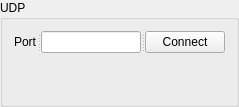
          <widget class="QGroupBox" name="groupBox_4">
           <property name="title">
            <string>UDP</string>
           </property>
           <layout class="QVBoxLayout" name="verticalLayout_8">
            <item>
             <widget class="QSplitter" name="splitter_7">
              <property name="orientation">
               <enum>Qt::Horizontal</enum>
              </property>
              <widget class="QLabel" name="label_3">
               <property name="text">
                <string>Port</string>
               </property>
              </widget>
              <widget class="QLineEdit" name="udp_portTxt">
               <property name="maximumSize">
                <size>
                 <width>16777215</width>
                 <height>29</height>
                </size>
               </property>
              </widget>
              <widget class="QPushButton" name="udp_connectBtn">
               <property name="maximumSize">
                <size>
                 <width>16777215</width>
                 <height>29</height>
                </size>
               </property>
               <property name="text">
                <string>Connect</string>
               </property>
              </widget>
             </widget>
            </item>
            <item>
             <spacer name="verticalSpacer_2">
              <property name="orientation">
               <enum>Qt::Vertical</enum>
              </property>
              <property name="sizeHint" stdset="0">
               <size>
                <width>20</width>
                <height>40</height>
               </size>
              </property>
             </spacer>
            </item>
           </layout>
          </widget>
